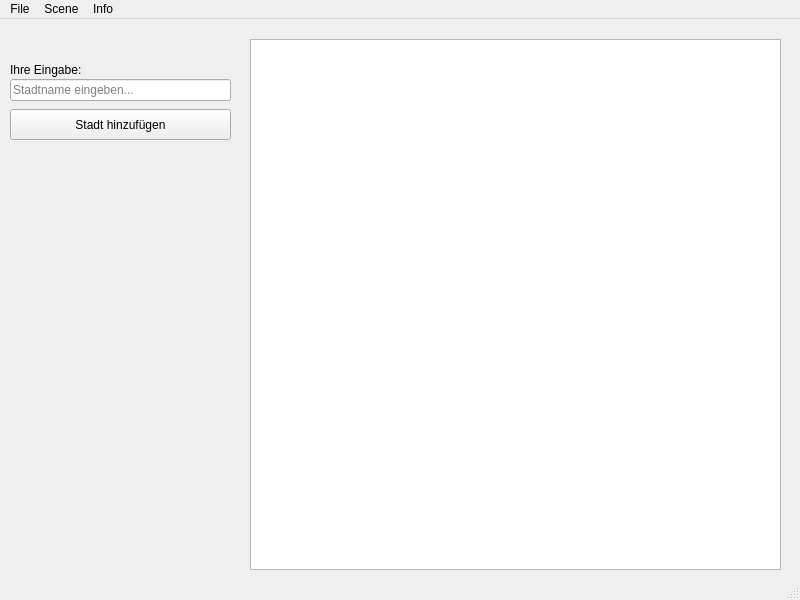
<?xml version="1.0" encoding="UTF-8"?>
<ui version="4.0">
 <class>MainWindow</class>
 <widget class="QMainWindow" name="MainWindow">
  <property name="geometry">
   <rect>
    <x>0</x>
    <y>0</y>
    <width>800</width>
    <height>600</height>
   </rect>
  </property>
  <property name="windowTitle">
   <string>MainWindow</string>
  </property>
  <widget class="QWidget" name="centralwidget">
   <widget class="QLabel" name="label_eingabe">
    <property name="geometry">
     <rect>
      <x>10</x>
      <y>30</y>
      <width>91</width>
      <height>41</height>
     </rect>
    </property>
    <property name="text">
     <string>Ihre Eingabe:</string>
    </property>
   </widget>
   <widget class="QLineEdit" name="lineEdit_stadtname">
    <property name="geometry">
     <rect>
      <x>10</x>
      <y>60</y>
      <width>221</width>
      <height>22</height>
     </rect>
    </property>
    <property name="text">
     <string/>
    </property>
    <property name="placeholderText">
     <string>Stadtname eingeben...</string>
    </property>
    <property name="clearButtonEnabled">
     <bool>true</bool>
    </property>
   </widget>
   <widget class="QPushButton" name="pushButton_addStadt">
    <property name="enabled">
     <bool>true</bool>
    </property>
    <property name="geometry">
     <rect>
      <x>10</x>
      <y>90</y>
      <width>221</width>
      <height>31</height>
     </rect>
    </property>
    <property name="toolTip">
     <string>Klick, um eine neue Stadt hinzuzufügen</string>
    </property>
    <property name="autoFillBackground">
     <bool>false</bool>
    </property>
    <property name="text">
     <string>Stadt hinzufügen</string>
    </property>
    <property name="default">
     <bool>false</bool>
    </property>
   </widget>
   <widget class="QGraphicsView" name="graphicsView">
    <property name="geometry">
     <rect>
      <x>250</x>
      <y>20</y>
      <width>531</width>
      <height>531</height>
     </rect>
    </property>
   </widget>
  </widget>
  <widget class="QMenuBar" name="menubar">
   <property name="geometry">
    <rect>
     <x>0</x>
     <y>0</y>
     <width>800</width>
     <height>22</height>
    </rect>
   </property>
   <widget class="QMenu" name="menuFile">
    <property name="title">
     <string>File</string>
    </property>
    <addaction name="actionOpen"/>
    <addaction name="actionSave"/>
    <addaction name="separator"/>
    <addaction name="actionExit"/>
   </widget>
   <widget class="QMenu" name="menuScene">
    <property name="title">
     <string>Scene</string>
    </property>
    <addaction name="actionClear_Scene"/>
   </widget>
   <widget class="QMenu" name="menuInfo">
    <property name="title">
     <string>Info</string>
    </property>
    <addaction name="actionAbout"/>
   </widget>
   <addaction name="menuFile"/>
   <addaction name="menuScene"/>
   <addaction name="menuInfo"/>
  </widget>
  <widget class="QStatusBar" name="statusbar"/>
  <action name="actionOpen">
   <property name="enabled">
    <bool>false</bool>
   </property>
   <property name="text">
    <string>Open</string>
   </property>
  </action>
  <action name="actionSave">
   <property name="enabled">
    <bool>false</bool>
   </property>
   <property name="text">
    <string>Save</string>
   </property>
  </action>
  <action name="actionExit">
   <property name="text">
    <string>Exit</string>
   </property>
   <property name="shortcut">
    <string>Alt+E</string>
   </property>
  </action>
  <action name="actionClear_Scene">
   <property name="text">
    <string>Clear Scene</string>
   </property>
   <property name="shortcut">
    <string>Alt+S</string>
   </property>
  </action>
  <action name="actionAbout">
   <property name="text">
    <string>About</string>
   </property>
  </action>
 </widget>
 <resources/>
 <connections/>
</ui>
